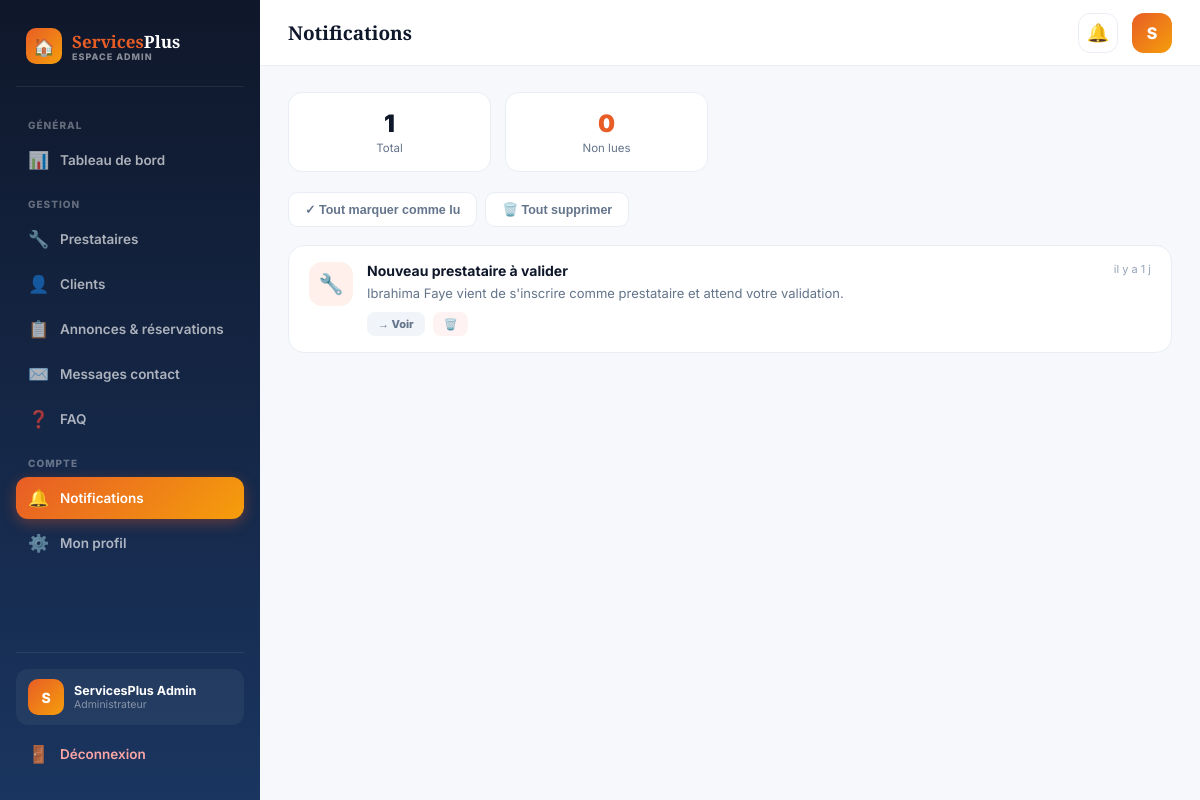
The page /espace_admin/notifications.php (signed in) on the database its author committed.
### tables this page shows
CREATE TABLE IF NOT EXISTS `notifications` (
  `id` int NOT NULL AUTO_INCREMENT,
  `user_id` int NOT NULL,
  `titre` varchar(150) NOT NULL,
  `message` varchar(255) NOT NULL,
  `type` varchar(40) NOT NULL DEFAULT 'info',
  `lien` varchar(255) DEFAULT NULL,
  `lu` tinyint(1) NOT NULL DEFAULT '0',
  `date_creation` datetime NOT NULL DEFAULT CURRENT_TIMESTAMP,
  PRIMARY KEY (`id`),
  KEY `user_id` (`user_id`)
);

### includes/fonctions.php (called while the page is built, shortened)
<?php
function e(?string $texte): string
{
    return htmlspecialchars($texte ?? '', ENT_QUOTES, 'UTF-8');
}
function ilYA(string $dateSql): string
{
    $diff = time() - strtotime($dateSql);
    return 'il y a ' . floor($diff / 86400) . ' j';
}

### espace_admin/notifications.php (the view, shortened to what this page needs)
<?php
require '../config/connexion.php';
require '../includes/fonctions.php';
$adminId = $_SESSION['user_id'];
$typeIcones = [
    'prestataire'=>['🔧','#FFF0EB'], 'valide'=>['✅','#ECFDF5'], 'refuse'=>['❌','#FEF2F2'],
    'suspendu'=>['🚫','#FEF2F2'], 'actif'=>['✅','#ECFDF5'], 'annulation'=>['❌','#FEF2F2'],
    'info'=>['🔔','#EFF6FF'],
];
$stmt = $pdo->prepare('SELECT COUNT(*) FROM notifications WHERE user_id=?'); $stmt->execute([$adminId]); $total = (int)$stmt->fetchColumn();
$stmt = $pdo->prepare('SELECT COUNT(*) FROM notifications WHERE user_id=? AND lu=0'); $stmt->execute([$adminId]); $nonLues = (int)$stmt->fetchColumn();
$stmt = $pdo->prepare('SELECT * FROM notifications WHERE user_id=? ORDER BY date_creation DESC');
$stmt->execute([$adminId]);
$notifs = $stmt->fetchAll();
require 'admin_header.php';
?>
<div class="summary-bar">
  <div class="sum-card"><div class="sum-val"><?= $total ?></div><div class="sum-lbl">Total</div></div>
  <div class="sum-card"><div class="sum-val" style="color:var(--primary);"><?= $nonLues ?></div><div class="sum-lbl">Non lues</div></div>
</div>
<div class="header-actions">
  <form method="post"><button type="submit" name="lire_tout" value="1" class="btn-o">✓ Tout marquer comme lu</button></form>
  <form method="post" onsubmit="return confirm('Supprimer toutes les notifications ?')"><button type="submit" name="supprimer_tout" value="1" class="btn-o">🗑️ Tout supprimer</button></form>
</div>
<?php if (empty($notifs)): ?>
  <div class="empty-mini">🔔 Aucune notification pour le moment.</div>
<?php else: foreach ($notifs as $n): [$icone,$bg] = $typeIcones[$n['type']] ?? $typeIcones['info']; ?>
  <div class="notif-card <?= !$n['lu']?'unread':'' ?>">
    <div class="notif-inner">
      <div class="notif-icon-wrap" style="background:<?= $bg ?>;"><?= $icone ?></div>
      <div class="notif-content">
        <div class="notif-top">
          <div class="notif-title"><?= e($n['titre']) ?></div>
          <span class="notif-time"><?= ilYA($n['date_creation']) ?></span>
        </div>
        <div class="notif-msg"><?= e($n['message']) ?></div>
        <div class="notif-actions">
          <?php if ($n['lien']): ?><a class="btn-mini gray" href="<?= e($n['lien']) ?>" style="text-decoration:none;">→ Voir</a><?php endif; ?>
          <form method="post"><input type="hidden" name="supprimer" value="<?= $n['id'] ?>"><button type="submit" class="btn-mini red">🗑️</button></form>
        </div>
      </div>
    </div>
  </div>
<?php endforeach; endif; ?>
<?php require 'admin_footer.php'; ?>

### rows shown on the page
notifications: icone "🔧", titre "Nouveau prestataire à valider", date_creation "il y a 1 j", message "Ibrahima Faye vient de s'inscrire comme prestataire et attend votre validation."

### other values the page prints
substr($admin['prenom'],0,1) "S"
$admin['prenom'].' '.$admin['nom'] "ServicesPlus Admin"
$page_title "Notifications"
$total "1"
$nonLues "0"
